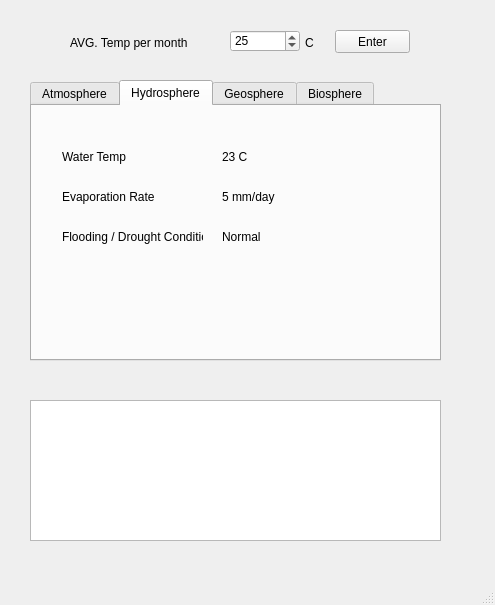
<?xml version="1.0" encoding="UTF-8"?>
<ui version="4.0">
 <class>mainWindow</class>
 <widget class="QMainWindow" name="mainWindow">
  <property name="geometry">
   <rect>
    <x>0</x>
    <y>0</y>
    <width>495</width>
    <height>605</height>
   </rect>
  </property>
  <property name="windowTitle">
   <string>Earth Science Project</string>
  </property>
  <widget class="QWidget" name="centralwidget">
   <widget class="QTabWidget" name="tabWidget">
    <property name="geometry">
     <rect>
      <x>30</x>
      <y>80</y>
      <width>411</width>
      <height>281</height>
     </rect>
    </property>
    <property name="currentIndex">
     <number>1</number>
    </property>
    <widget class="QWidget" name="Atmosphere">
     <attribute name="title">
      <string>Atmosphere</string>
     </attribute>
     <widget class="QLabel" name="AirTemp_label">
      <property name="geometry">
       <rect>
        <x>30</x>
        <y>40</y>
        <width>61</width>
        <height>21</height>
       </rect>
      </property>
      <property name="text">
       <string>Air Temp.</string>
      </property>
     </widget>
     <widget class="QLabel" name="CloudCoverage_label">
      <property name="geometry">
       <rect>
        <x>30</x>
        <y>120</y>
        <width>91</width>
        <height>21</height>
       </rect>
      </property>
      <property name="text">
       <string>Cloud Coverage</string>
      </property>
     </widget>
     <widget class="QLabel" name="AirPressure_label">
      <property name="geometry">
       <rect>
        <x>30</x>
        <y>80</y>
        <width>61</width>
        <height>21</height>
       </rect>
      </property>
      <property name="text">
       <string>Air Pressure</string>
      </property>
     </widget>
     <widget class="QLabel" name="ChanceOfStorms_label">
      <property name="geometry">
       <rect>
        <x>30</x>
        <y>160</y>
        <width>101</width>
        <height>21</height>
       </rect>
      </property>
      <property name="text">
       <string>Chance of Storms</string>
      </property>
     </widget>
     <widget class="QLabel" name="PrecipitationTypes_Lable">
      <property name="geometry">
       <rect>
        <x>30</x>
        <y>200</y>
        <width>111</width>
        <height>21</height>
       </rect>
      </property>
      <property name="text">
       <string>Precipitation Type</string>
      </property>
     </widget>
     <widget class="QLabel" name="AirTemp_Number">
      <property name="geometry">
       <rect>
        <x>170</x>
        <y>40</y>
        <width>61</width>
        <height>21</height>
       </rect>
      </property>
      <property name="text">
       <string>25 C</string>
      </property>
     </widget>
     <widget class="QLabel" name="AirPressure_Number">
      <property name="geometry">
       <rect>
        <x>170</x>
        <y>80</y>
        <width>61</width>
        <height>21</height>
       </rect>
      </property>
      <property name="text">
       <string>1013 hPa</string>
      </property>
     </widget>
     <widget class="QLabel" name="CloudCoverage_Number">
      <property name="geometry">
       <rect>
        <x>170</x>
        <y>120</y>
        <width>91</width>
        <height>21</height>
       </rect>
      </property>
      <property name="text">
       <string>0-8 Okta(s)</string>
      </property>
     </widget>
     <widget class="QLabel" name="ChanceOfStorms_Number">
      <property name="geometry">
       <rect>
        <x>170</x>
        <y>160</y>
        <width>101</width>
        <height>21</height>
       </rect>
      </property>
      <property name="text">
       <string>Low</string>
      </property>
     </widget>
     <widget class="QLabel" name="PrecipitationTypes_Number">
      <property name="geometry">
       <rect>
        <x>170</x>
        <y>200</y>
        <width>111</width>
        <height>21</height>
       </rect>
      </property>
      <property name="text">
       <string>Rain</string>
      </property>
     </widget>
    </widget>
    <widget class="QWidget" name="tab_4">
     <attribute name="title">
      <string>Hydrosphere</string>
     </attribute>
     <widget class="QLabel" name="WaterTemp_label">
      <property name="geometry">
       <rect>
        <x>30</x>
        <y>40</y>
        <width>81</width>
        <height>21</height>
       </rect>
      </property>
      <property name="text">
       <string>Water Temp</string>
      </property>
     </widget>
     <widget class="QLabel" name="EvaporationRate_label">
      <property name="geometry">
       <rect>
        <x>30</x>
        <y>80</y>
        <width>111</width>
        <height>21</height>
       </rect>
      </property>
      <property name="text">
       <string>Evaporation Rate</string>
      </property>
     </widget>
     <widget class="QLabel" name="FloodOrDrought_lable">
      <property name="geometry">
       <rect>
        <x>30</x>
        <y>120</y>
        <width>141</width>
        <height>21</height>
       </rect>
      </property>
      <property name="text">
       <string>Flooding / Drought Conditions</string>
      </property>
     </widget>
     <widget class="QLabel" name="WaterTemp_Number">
      <property name="geometry">
       <rect>
        <x>190</x>
        <y>40</y>
        <width>81</width>
        <height>21</height>
       </rect>
      </property>
      <property name="text">
       <string>23 C</string>
      </property>
     </widget>
     <widget class="QLabel" name="EvaporationRate_Number">
      <property name="geometry">
       <rect>
        <x>190</x>
        <y>80</y>
        <width>191</width>
        <height>21</height>
       </rect>
      </property>
      <property name="text">
       <string>5 mm/day</string>
      </property>
     </widget>
     <widget class="QLabel" name="FloodOrDrought_Status">
      <property name="geometry">
       <rect>
        <x>190</x>
        <y>120</y>
        <width>191</width>
        <height>21</height>
       </rect>
      </property>
      <property name="text">
       <string>Normal</string>
      </property>
     </widget>
    </widget>
    <widget class="QWidget" name="tab_3">
     <attribute name="title">
      <string>Geosphere</string>
     </attribute>
     <widget class="QLabel" name="SurfaceTemp_label">
      <property name="geometry">
       <rect>
        <x>30</x>
        <y>40</y>
        <width>81</width>
        <height>21</height>
       </rect>
      </property>
      <property name="text">
       <string>Surface Temp.</string>
      </property>
     </widget>
     <widget class="QLabel" name="SoilMoisture_label">
      <property name="geometry">
       <rect>
        <x>30</x>
        <y>80</y>
        <width>81</width>
        <height>21</height>
       </rect>
      </property>
      <property name="text">
       <string>Soil Moisture</string>
      </property>
     </widget>
     <widget class="QLabel" name="VegetationHealth_label">
      <property name="geometry">
       <rect>
        <x>30</x>
        <y>120</y>
        <width>101</width>
        <height>21</height>
       </rect>
      </property>
      <property name="text">
       <string>Vegetation Health</string>
      </property>
     </widget>
     <widget class="QLabel" name="SurfaceTemp_Number">
      <property name="geometry">
       <rect>
        <x>190</x>
        <y>40</y>
        <width>41</width>
        <height>21</height>
       </rect>
      </property>
      <property name="text">
       <string>30 C</string>
      </property>
     </widget>
     <widget class="QLabel" name="SoilMoisture_Number">
      <property name="geometry">
       <rect>
        <x>190</x>
        <y>80</y>
        <width>41</width>
        <height>21</height>
       </rect>
      </property>
      <property name="text">
       <string>50%</string>
      </property>
     </widget>
     <widget class="QLabel" name="VegetationHealth_Status">
      <property name="geometry">
       <rect>
        <x>190</x>
        <y>120</y>
        <width>51</width>
        <height>21</height>
       </rect>
      </property>
      <property name="text">
       <string>Stable</string>
      </property>
     </widget>
    </widget>
    <widget class="QWidget" name="tab_2">
     <attribute name="title">
      <string>Biosphere</string>
     </attribute>
     <widget class="QLabel" name="Predator_label">
      <property name="geometry">
       <rect>
        <x>40</x>
        <y>60</y>
        <width>81</width>
        <height>21</height>
       </rect>
      </property>
      <property name="text">
       <string>Predator Status</string>
      </property>
     </widget>
     <widget class="QProgressBar" name="Predator_progressBar">
      <property name="geometry">
       <rect>
        <x>150</x>
        <y>60</y>
        <width>171</width>
        <height>23</height>
       </rect>
      </property>
      <property name="value">
       <number>20</number>
      </property>
     </widget>
     <widget class="QLabel" name="Prey_label">
      <property name="geometry">
       <rect>
        <x>40</x>
        <y>120</y>
        <width>81</width>
        <height>21</height>
       </rect>
      </property>
      <property name="text">
       <string>Prey Status</string>
      </property>
     </widget>
     <widget class="QProgressBar" name="Prey_progressBar">
      <property name="geometry">
       <rect>
        <x>150</x>
        <y>120</y>
        <width>171</width>
        <height>23</height>
       </rect>
      </property>
      <property name="value">
       <number>40</number>
      </property>
     </widget>
     <widget class="QLabel" name="Plant_label">
      <property name="geometry">
       <rect>
        <x>40</x>
        <y>180</y>
        <width>81</width>
        <height>21</height>
       </rect>
      </property>
      <property name="text">
       <string>Plant Status</string>
      </property>
     </widget>
     <widget class="QProgressBar" name="plant_progressBar">
      <property name="geometry">
       <rect>
        <x>150</x>
        <y>180</y>
        <width>171</width>
        <height>23</height>
       </rect>
      </property>
      <property name="value">
       <number>65</number>
      </property>
     </widget>
    </widget>
   </widget>
   <widget class="QPushButton" name="User_input_Button">
    <property name="geometry">
     <rect>
      <x>335</x>
      <y>30</y>
      <width>75</width>
      <height>23</height>
     </rect>
    </property>
    <property name="text">
     <string>Enter</string>
    </property>
   </widget>
   <widget class="QTextBrowser" name="Output_Text">
    <property name="geometry">
     <rect>
      <x>30</x>
      <y>400</y>
      <width>411</width>
      <height>141</height>
     </rect>
    </property>
   </widget>
   <widget class="QSpinBox" name="Temp_box">
    <property name="geometry">
     <rect>
      <x>230</x>
      <y>30</y>
      <width>70</width>
      <height>22</height>
     </rect>
    </property>
    <property name="maximum">
     <number>35</number>
    </property>
    <property name="singleStep">
     <number>5</number>
    </property>
    <property name="value">
     <number>25</number>
    </property>
   </widget>
   <widget class="QLabel" name="Tempunit_label">
    <property name="geometry">
     <rect>
      <x>305</x>
      <y>32</y>
      <width>20</width>
      <height>21</height>
     </rect>
    </property>
    <property name="text">
     <string>C</string>
    </property>
   </widget>
   <widget class="QLabel" name="AVGTempperMonth_lable">
    <property name="geometry">
     <rect>
      <x>70</x>
      <y>32</y>
      <width>141</width>
      <height>21</height>
     </rect>
    </property>
    <property name="cursor">
     <cursorShape>WaitCursor</cursorShape>
    </property>
    <property name="text">
     <string>AVG. Temp per month </string>
    </property>
   </widget>
  </widget>
  <widget class="QStatusBar" name="statusbar"/>
 </widget>
 <resources/>
 <connections/>
</ui>
